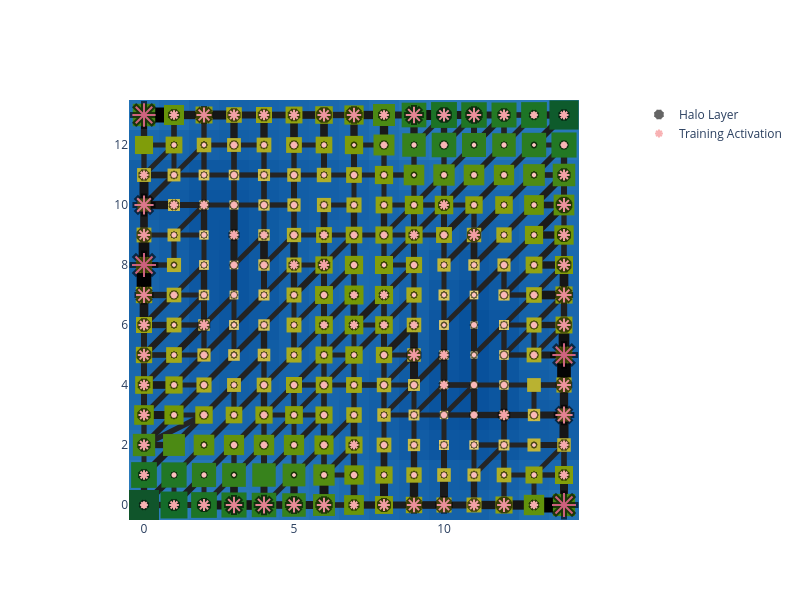

The notebook cell saved with this chart:
### Code cell
# lilypond visuals
basin.pond() \
    .rhizome_layer() \
    .pad_layer(gap="nogap") \
    .petal_layer(min_size=3, max_size=20) \
    .visualize(width=800, height=600);
